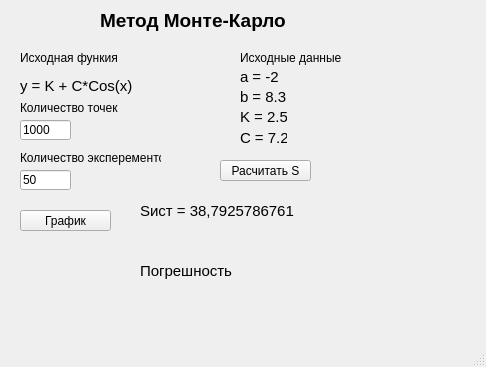
<?xml version="1.0" encoding="UTF-8"?>
<ui version="4.0">
 <class>MainWindow</class>
 <widget class="QMainWindow" name="MainWindow">
  <property name="geometry">
   <rect>
    <x>0</x>
    <y>0</y>
    <width>486</width>
    <height>367</height>
   </rect>
  </property>
  <property name="windowTitle">
   <string>Монте-Карло</string>
  </property>
  <widget class="QWidget" name="centralwidget">
   <widget class="QPushButton" name="square_btn">
    <property name="geometry">
     <rect>
      <x>220</x>
      <y>160</y>
      <width>91</width>
      <height>21</height>
     </rect>
    </property>
    <property name="text">
     <string>Расчитать S</string>
    </property>
   </widget>
   <widget class="QLabel" name="label">
    <property name="geometry">
     <rect>
      <x>100</x>
      <y>10</y>
      <width>191</width>
      <height>21</height>
     </rect>
    </property>
    <property name="font">
     <font>
      <family>Arial</family>
      <pointsize>14</pointsize>
      <weight>75</weight>
      <bold>true</bold>
     </font>
    </property>
    <property name="text">
     <string>Метод Монте-Карло</string>
    </property>
   </widget>
   <widget class="QLabel" name="label_2">
    <property name="geometry">
     <rect>
      <x>20</x>
      <y>70</y>
      <width>121</width>
      <height>31</height>
     </rect>
    </property>
    <property name="font">
     <font>
      <family>Arial</family>
      <pointsize>11</pointsize>
      <weight>50</weight>
      <bold>false</bold>
     </font>
    </property>
    <property name="text">
     <string>y = K + C*Cos(x)</string>
    </property>
   </widget>
   <widget class="QLabel" name="label_3">
    <property name="geometry">
     <rect>
      <x>240</x>
      <y>70</y>
      <width>47</width>
      <height>13</height>
     </rect>
    </property>
    <property name="font">
     <font>
      <family>Arial</family>
      <pointsize>11</pointsize>
      <weight>50</weight>
      <bold>false</bold>
     </font>
    </property>
    <property name="text">
     <string>a = -2</string>
    </property>
   </widget>
   <widget class="QLabel" name="label_4">
    <property name="geometry">
     <rect>
      <x>240</x>
      <y>90</y>
      <width>47</width>
      <height>13</height>
     </rect>
    </property>
    <property name="font">
     <font>
      <family>Arial</family>
      <pointsize>11</pointsize>
      <weight>50</weight>
      <bold>false</bold>
     </font>
    </property>
    <property name="text">
     <string>b = 8.3</string>
    </property>
   </widget>
   <widget class="QLabel" name="label_5">
    <property name="geometry">
     <rect>
      <x>240</x>
      <y>110</y>
      <width>47</width>
      <height>13</height>
     </rect>
    </property>
    <property name="font">
     <font>
      <family>Arial</family>
      <pointsize>11</pointsize>
      <weight>50</weight>
      <bold>false</bold>
     </font>
    </property>
    <property name="text">
     <string>K = 2.5</string>
    </property>
   </widget>
   <widget class="QLabel" name="label_6">
    <property name="geometry">
     <rect>
      <x>240</x>
      <y>130</y>
      <width>47</width>
      <height>16</height>
     </rect>
    </property>
    <property name="font">
     <font>
      <family>Arial</family>
      <pointsize>11</pointsize>
      <weight>50</weight>
      <bold>false</bold>
     </font>
    </property>
    <property name="text">
     <string>C = 7.2</string>
    </property>
   </widget>
   <widget class="QLabel" name="label_7">
    <property name="geometry">
     <rect>
      <x>20</x>
      <y>50</y>
      <width>101</width>
      <height>16</height>
     </rect>
    </property>
    <property name="text">
     <string>Исходная функия</string>
    </property>
   </widget>
   <widget class="QLabel" name="label_8">
    <property name="geometry">
     <rect>
      <x>240</x>
      <y>50</y>
      <width>101</width>
      <height>16</height>
     </rect>
    </property>
    <property name="text">
     <string>Исходные данные</string>
    </property>
   </widget>
   <widget class="QPushButton" name="plot_btn">
    <property name="geometry">
     <rect>
      <x>20</x>
      <y>210</y>
      <width>91</width>
      <height>21</height>
     </rect>
    </property>
    <property name="text">
     <string>График</string>
    </property>
   </widget>
   <widget class="QLineEdit" name="num_count">
    <property name="geometry">
     <rect>
      <x>20</x>
      <y>120</y>
      <width>51</width>
      <height>20</height>
     </rect>
    </property>
    <property name="text">
     <string>1000</string>
    </property>
   </widget>
   <widget class="QLabel" name="label_9">
    <property name="geometry">
     <rect>
      <x>20</x>
      <y>100</y>
      <width>101</width>
      <height>16</height>
     </rect>
    </property>
    <property name="text">
     <string>Количество точек</string>
    </property>
   </widget>
   <widget class="QLabel" name="square">
    <property name="geometry">
     <rect>
      <x>140</x>
      <y>230</y>
      <width>221</width>
      <height>21</height>
     </rect>
    </property>
    <property name="font">
     <font>
      <family>Arial</family>
      <pointsize>11</pointsize>
     </font>
    </property>
    <property name="text">
     <string/>
    </property>
   </widget>
   <widget class="QLabel" name="label_10">
    <property name="geometry">
     <rect>
      <x>20</x>
      <y>150</y>
      <width>141</width>
      <height>16</height>
     </rect>
    </property>
    <property name="text">
     <string>Количество эксперементов</string>
    </property>
   </widget>
   <widget class="QLineEdit" name="iterations_count">
    <property name="geometry">
     <rect>
      <x>20</x>
      <y>170</y>
      <width>51</width>
      <height>20</height>
     </rect>
    </property>
    <property name="text">
     <string>50</string>
    </property>
   </widget>
   <widget class="QLabel" name="label_11">
    <property name="geometry">
     <rect>
      <x>150</x>
      <y>210</y>
      <width>47</width>
      <height>13</height>
     </rect>
    </property>
    <property name="text">
     <string/>
    </property>
   </widget>
   <widget class="QLabel" name="square_2">
    <property name="geometry">
     <rect>
      <x>140</x>
      <y>200</y>
      <width>221</width>
      <height>21</height>
     </rect>
    </property>
    <property name="font">
     <font>
      <family>Arial</family>
      <pointsize>11</pointsize>
     </font>
    </property>
    <property name="text">
     <string>Sист = 38,7925786761</string>
    </property>
   </widget>
   <widget class="QLabel" name="square_3">
    <property name="geometry">
     <rect>
      <x>140</x>
      <y>260</y>
      <width>101</width>
      <height>21</height>
     </rect>
    </property>
    <property name="font">
     <font>
      <family>Arial</family>
      <pointsize>11</pointsize>
     </font>
    </property>
    <property name="text">
     <string>Погрешность</string>
    </property>
   </widget>
   <widget class="QLabel" name="error">
    <property name="geometry">
     <rect>
      <x>250</x>
      <y>260</y>
      <width>191</width>
      <height>21</height>
     </rect>
    </property>
    <property name="font">
     <font>
      <family>Arial</family>
      <pointsize>11</pointsize>
     </font>
    </property>
    <property name="text">
     <string/>
    </property>
   </widget>
  </widget>
  <widget class="QMenuBar" name="menubar">
   <property name="geometry">
    <rect>
     <x>0</x>
     <y>0</y>
     <width>486</width>
     <height>21</height>
    </rect>
   </property>
  </widget>
  <widget class="QStatusBar" name="statusbar"/>
 </widget>
 <resources/>
 <connections/>
</ui>
